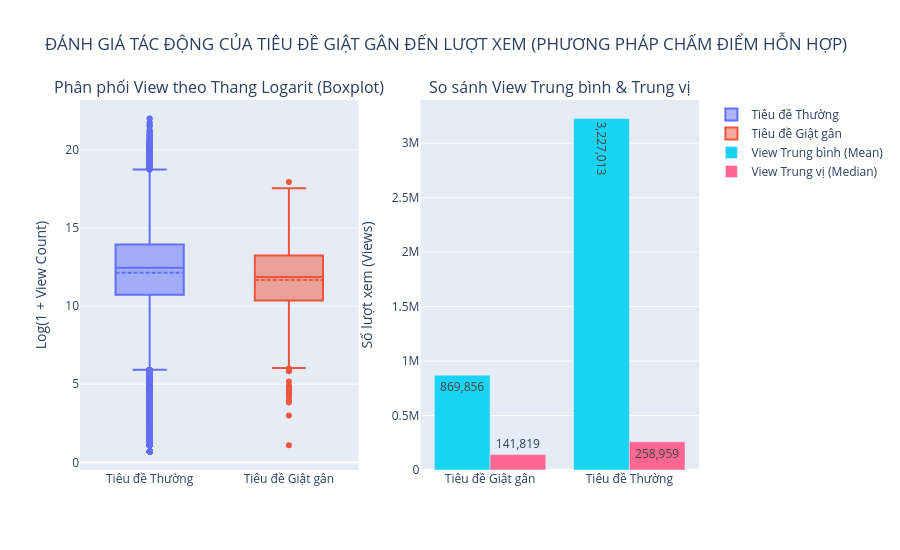

The code cell stored with this chart in its notebook:
### Code cell
# Tạo khung 1 hàng 2 cột
fig = make_subplots(
    rows=1, cols=2,
    subplot_titles=(
        "Phân phối View theo Thang Logarit (Boxplot)", 
        "So sánh View Trung bình & Trung vị"
    )
)

# 1. Vẽ Boxplot
for group, color in zip(['Tiêu đề Thường', 'Tiêu đề Giật gân'], ['#636efa', '#ef553b']):
    sub_df = df[df['title_group'] == group]
    fig.add_trace(
        go.Box(
            y=sub_df['log_view_count'],
            name=group,
            marker_color=color,
            boxmean=True # Hiển thị vạch Mean
        ),
        row=1, col=1
    )

# 2. Vẽ Bar Chart cho Trung bình
fig.add_trace(
    go.Bar(
        x=stats['title_group'],
        y=stats['View_Trung_Binh'],
        name='View Trung bình (Mean)',
        marker_color='#19d3f3',
        text=stats['View_Trung_Binh'].apply(lambda x: f"{x:,.0f}"),
        textposition='auto'
    ),
    row=1, col=2
)

# 3. Vẽ Bar Chart cho Trung vị
fig.add_trace(
    go.Bar(
        x=stats['title_group'],
        y=stats['View_Trung_Vi'],
        name='View Trung vị (Median)',
        marker_color='#FF6692',
        text=stats['View_Trung_Vi'].apply(lambda x: f"{x:,.0f}"),
        textposition='auto'
    ),
    row=1, col=2
)

# Cập nhật Layout
fig.update_layout(
    title_text="ĐÁNH GIÁ TÁC ĐỘNG CỦA TIÊU ĐỀ GIẬT GÂN ĐẾN LƯỢT XEM (PHƯƠNG PHÁP CHẤM ĐIỂM HỖN HỢP)",
    barmode='group',
    height=550,
    showlegend=True
)

fig.update_yaxes(title_text="Log(1 + View Count)", row=1, col=1)
fig.update_yaxes(title_text="Số lượt xem (Views)", row=1, col=2)

fig.show()

### Figure 1 — Plotly figure (JSON) as saved in the notebook; plotly's stock layout.template omitted (floating-point values rounded to 4 significant figures; data arrays with more than 128 entries replaced by an {"elided": "..."} marker saying what was removed)
{"data": [{"boxmean": true, "marker": {"color": "#636efa"}, "name": "Tiêu đề Thường", "type": "box", "xaxis": "x", "y": {"elided": "119929 float values"}, "yaxis": "y"}, {"boxmean": true, "marker": {"color": "#ef553b"}, "name": "Tiêu đề Giật gân", "type": "box", "xaxis": "x", "y": {"elided": "957 float values"}, "yaxis": "y"}, {"marker": {"color": "#19d3f3"}, "name": "View Trung bình (Mean)", "text": ["869,856", "3,227,013"], "textposition": "auto", "type": "bar", "x": ["Tiêu đề Giật gân", "Tiêu đề Thường"], "xaxis": "x2", "y": [869900.0, 3227000.0], "yaxis": "y2"}, {"marker": {"color": "#FF6692"}, "name": "View Trung vị (Median)", "text": ["141,819", "258,959"], "textposition": "auto", "type": "bar", "x": ["Tiêu đề Giật gân", "Tiêu đề Thường"], "xaxis": "x2", "y": [141800.0, 259000.0], "yaxis": "y2"}], "layout": {"annotations": [{"font": {"size": 16}, "showarrow": false, "text": "Phân phối View theo Thang Logarit (Boxplot)", "x": 0.225, "xanchor": "center", "xref": "paper", "y": 1, "yanchor": "bottom", "yref": "paper"}, {"font": {"size": 16}, "showarrow": false, "text": "So sánh View Trung bình & Trung vị", "x": 0.775, "xanchor": "center", "xref": "paper", "y": 1, "yanchor": "bottom", "yref": "paper"}], "barmode": "group", "height": 550, "showlegend": true, "title": {"text": "ĐÁNH GIÁ TÁC ĐỘNG CỦA TIÊU ĐỀ GIẬT GÂN ĐẾN LƯỢT XEM (PHƯƠNG PHÁP CHẤM ĐIỂM HỖN HỢP)"}, "xaxis": {"anchor": "y", "domain": [0, 0.45]}, "xaxis2": {"anchor": "y2", "domain": [0.55, 1]}, "yaxis": {"anchor": "x", "domain": [0, 1], "title": {"text": "Log(1 + View Count)"}}, "yaxis2": {"anchor": "x2", "domain": [0, 1], "title": {"text": "Số lượt xem (Views)"}}}}
